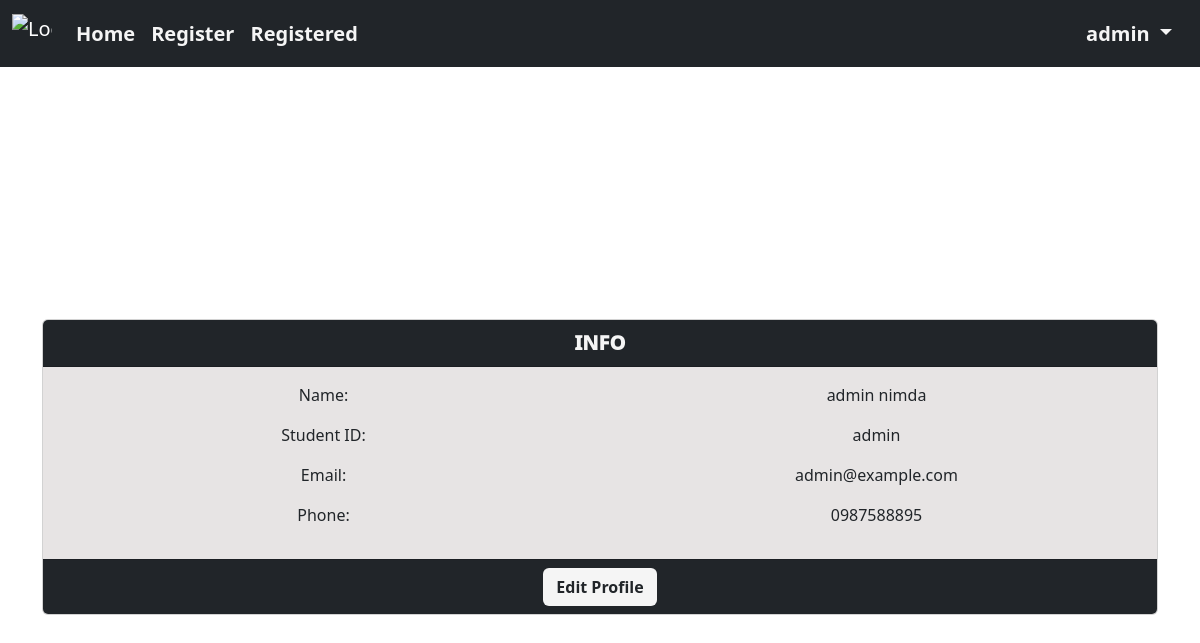
Screenshot of / (signed in) with the database file from the repository.
### users/models.py (models this page shows)
class CustomUser(AbstractUser):
    email = models.EmailField(unique=True)
    RegSubject_set = models.ManyToManyField(to='subjects.subject', through='users.ListRegSubject',related_name='StudentReg_set')
    phone = models.CharField(max_length=10, blank=True, null=True, default='')

### users/views.py (the view)
# urls.py: path('', views.index, name='index'),
def index(request):
    return render(request, 'users/index.html')

### users/templates/users/index.html (shortened to what this page needs)
{% extends "users/layout.html" %}
{% block body %}
<nav class="navbar navbar-expand-lg navbar-dark bg-dark">
  <div class="container-fluid">
    <a class="navbar-brand" href="{% url 'index' %}"><img src="https://assets.stickpng.com/images/613792874b96600004f676fd.png" alt="Logo" width="40" height="40" class="d-inline-block align-text-top"></a>
    <div class="collapse navbar-collapse" id="navbarSupportedContent">
      <ul class="navbar-nav me-auto mb-2 mb-lg-0">
        <li class="nav-item">
          <a class="nav-link" aria-current="page" href="{% url 'index' %}">Home</a>
        </li>
        <li class="nav-item">
          <a class="nav-link" href="{% url 'allsubject' %}">Register</a>
        </li>
        <li class="nav-item">
          <a class="nav-link" href="{% url 'registed' %}">Registered</a>
        </li>
      </ul>
      {% if user.is_authenticated %}
          <ul class="navbar-nav me-2">
            <li class="nav-item dropdown">
              <a class="nav-link dropdown-toggle" href="#" role="button" data-bs-toggle="dropdown" aria-expanded="false">
                {{ user.username }}
              </a>
            </li>
          </ul>
        {% endif %}
    </div>
  </div>
</nav>
<div class="container d-flex align-items-center justify-content-center vh-100">
  <div class="card text-center w-100">
    <div class="card-header">
      INFO
    </div>
    <div class="card-body">
      <div class="row">
        <div class="col-md-6">
          <p>Name: </p>
          <p>Student ID: </p>
          <p>Email: </p>
          <p>Phone: </p>
        </div>
        <div class="col-md-6">
          <p>{{ user.first_name }} {{ user.last_name }}</p>
          <p>{{ user.username }}</p>
          <p>{{ user.email }}</p>
          <p>{{ user.phone }}</p>
        </div>
      </div>
    </div>
    <div class="card-footer">
      <a class="btn" href="{% url 'edit_profile' %}">Edit Profile</a>
    </div>
  </div>
</div>
{% endblock body %}

### users/static/users/main.css (style rules this page uses)
body { background-color: white; }
.card-header, .card-footer { background-color: #212529; color: whitesmoke; margin: 0; font-size: 20px; font-weight: 1000; }
.nav-link { font-size: 20px; font-weight: 750; color: whitesmoke; }
.card-body { background-color: #cbc5c577; }
.btn { background-color: whitesmoke; font-weight: 750; }

### rows the page displays
CustomUser: username "admin", first_name "admin", last_name "nimda", email "admin@example.com", phone "0987588895"
